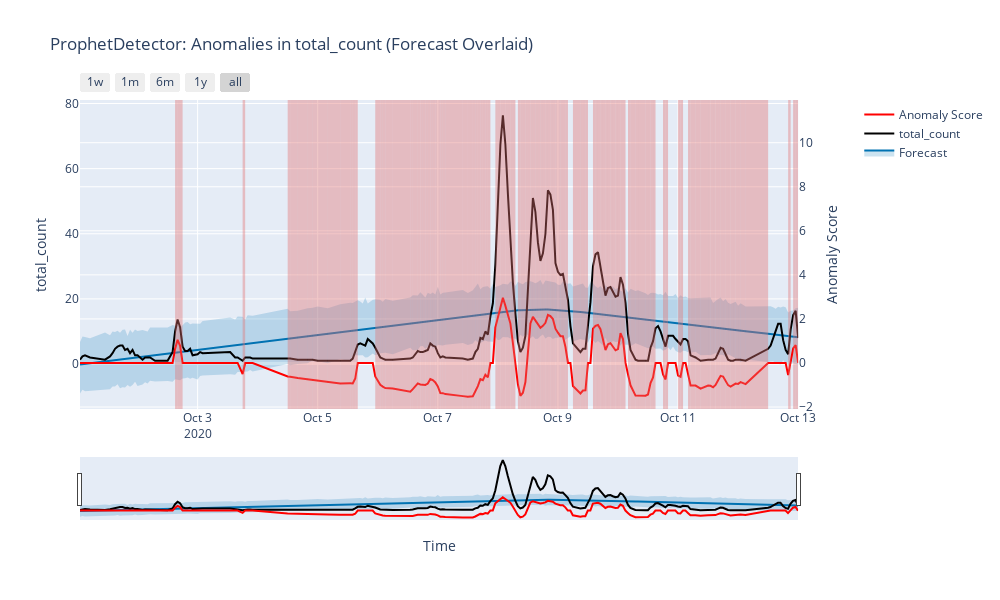

Write notebook code for a chart like this one.
### Code cell
from merlion.transform.moving_average import MovingAverage
from merlion.post_process.threshold import Threshold

prophet_config = ProphetDetectorConfig(
    threshold=Threshold(alm_threshold=0.5),
    transform=MovingAverage(n_steps=3),
    yearly_seasonality=False,
    weekly_seasonality=False,
    daily_seasonality=False,
    add_seasonality=False,  
    uncertainty_samples=1000
)

anomaly_scores = detect_anomalies(
    df_timeseries, 
    "total_count",
    model=ProphetDetector(prophet_config)
)

### Figure 1 — Plotly figure (JSON) as saved in the notebook; plotly's stock layout.template omitted (floating-point values rounded to 4 significant figures; data arrays with more than 128 entries replaced by an {"elided": "..."} marker saying what was removed)
{"data": [{"hoverinfo": "skip", "line": {"width": 0}, "mode": "lines", "showlegend": false, "type": "scatter", "x": {"elided": "194 str values"}, "y": {"elided": "194 float values"}}, {"fill": "tonexty", "fillcolor": "rgba(0, 114, 178, 0.2)", "line": {"color": "#0072B2", "width": 2}, "mode": "lines", "name": "Forecast", "type": "scatter", "x": {"elided": "194 str values"}, "y": {"elided": "194 float values"}}, {"fill": "tonexty", "fillcolor": "rgba(0, 114, 178, 0.2)", "hoverinfo": "skip", "line": {"width": 0}, "mode": "lines", "showlegend": false, "type": "scatter", "x": {"elided": "194 str values"}, "y": {"elided": "194 float values"}}, {"line": {"color": "black", "width": 2}, "mode": "lines", "name": "total_count", "type": "scatter", "x": {"elided": "194 str values"}, "y": {"elided": "194 float values"}}, {"line": {"color": "red", "width": 2}, "mode": "lines", "name": "Anomaly Score", "type": "scatter", "x": {"elided": "194 str values"}, "xaxis": "x", "y": {"elided": "194 float values"}, "yaxis": "y2"}], "layout": {"height": 600, "shapes": [{"fillcolor": "#e07070", "line": {"width": 0}, "opacity": 0.4, "type": "rect", "x0": "2020-10-02T15:00:00", "x1": "2020-10-02T16:00:00", "xref": "x", "y0": 0, "y1": 1, "yref": "y domain"}, {"fillcolor": "#e07070", "line": {"width": 0}, "opacity": 0.4, "type": "rect", "x0": "2020-10-02T16:00:00", "x1": "2020-10-02T17:00:00", "xref": "x", "y0": 0, "y1": 1, "yref": "y domain"}, {"fillcolor": "#e07070", "line": {"width": 0}, "opacity": 0.4, "type": "rect", "x0": "2020-10-02T17:00:00", "x1": "2020-10-02T18:00:00", "xref": "x", "y0": 0, "y1": 1, "yref": "y domain"}, {"fillcolor": "#e07070", "line": {"width": 0}, "opacity": 0.4, "type": "rect", "x0": "2020-10-03T18:00:00", "x1": "2020-10-03T19:00:00", "xref": "x", "y0": 0, "y1": 1, "yref": "y domain"}, {"fillcolor": "#e07070", "line": {"width": 0}, "opacity": 0.4, "type": "rect", "x0": "2020-10-04T12:00:00", "x1": "2020-10-04T13:00:00", "xref": "x", "y0": 0, "y1": 1, "yref": "y domain"}, {"fillcolor": "#e07070", "line": {"width": 0}, "opacity": 0.4, "type": "rect", "x0": "2020-10-04T13:00:00", "x1": "2020-10-04T16:00:00", "xref": "x", "y0": 0, "y1": 1, "yref": "y domain"}, {"fillcolor": "#e07070", "line": {"width": 0}, "opacity": 0.4, "type": "rect", "x0": "2020-10-04T16:00:00", "x1": "2020-10-04T20:00:00", "xref": "x", "y0": 0, "y1": 1, "yref": "y domain"}, {"fillcolor": "#e07070", "line": {"width": 0}, "opacity": 0.4, "type": "rect", "x0": "2020-10-04T20:00:00", "x1": "2020-10-04T22:00:00", "xref": "x", "y0": 0, "y1": 1, "yref": "y domain"}, {"fillcolor": "#e07070", "line": {"width": 0}, "opacity": 0.4, "type": "rect", "x0": "2020-10-04T22:00:00", "x1": "2020-10-05T00:00:00", "xref": "x", "y0": 0, "y1": 1, "yref": "y domain"}, {"fillcolor": "#e07070", "line": {"width": 0}, "opacity": 0.4, "type": "rect", "x0": "2020-10-05T00:00:00", "x1": "2020-10-05T04:00:00", "xref": "x", "y0": 0, "y1": 1, "yref": "y domain"}, {"fillcolor": "#e07070", "line": {"width": 0}, "opacity": 0.4, "type": "rect", "x0": "2020-10-05T04:00:00", "x1": "2020-10-05T09:00:00", "xref": "x", "y0": 0, "y1": 1, "yref": "y domain"}, {"fillcolor": "#e07070", "line": {"width": 0}, "opacity": 0.4, "type": "rect", "x0": "2020-10-05T09:00:00", "x1": "2020-10-05T13:00:00", "xref": "x", "y0": 0, "y1": 1, "yref": "y domain"}, {"fillcolor": "#e07070", "line": {"width": 0}, "opacity": 0.4, "type": "rect", "x0": "2020-10-05T13:00:00", "x1": "2020-10-05T14:00:00", "xref": "x", "y0": 0, "y1": 1, "yref": "y domain"}, {"fillcolor": "#e07070", "line": {"width": 0}, "opacity": 0.4, "type": "rect", "x0": "2020-10-05T14:00:00", "x1": "2020-10-05T15:00:00", "xref": "x", "y0": 0, "y1": 1, "yref": "y domain"}, {"fillcolor": "#e07070", "line": {"width": 0}, "opacity": 0.4, "type": "rect", "x0": "2020-10-05T15:00:00", "x1": "2020-10-05T16:00:00", "xref": "x", "y0": 0, "y1": 1, "yref": "y domain"}, {"fillcolor": "#e07070", "line": {"width": 0}, "opacity": 0.4, "type": "rect", "x0": "2020-10-05T23:00:00", "x1": "2020-10-06T01:00:00", "xref": "x", "y0": 0, "y1": 1, "yref": "y domain"}, {"fillcolor": "#e07070", "line": {"width": 0}, "opacity": 0.4, "type": "rect", "x0": "2020-10-06T01:00:00", "x1": "2020-10-06T02:00:00", "xref": "x", "y0": 0, "y1": 1, "yref": "y domain"}, {"fillcolor": "#e07070", "line": {"width": 0}, "opacity": 0.4, "type": "rect", "x0": "2020-10-06T02:00:00", "x1": "2020-10-06T03:00:00", "xref": "x", "y0": 0, "y1": 1, "yref": "y domain"}, {"fillcolor": "#e07070", "line": {"width": 0}, "opacity": 0.4, "type": "rect", "x0": "2020-10-06T03:00:00", "x1": "2020-10-06T06:00:00", "xref": "x", "y0": 0, "y1": 1, "yref": "y domain"}, {"fillcolor": "#e07070", "line": {"width": 0}, "opacity": 0.4, "type": "rect", "x0": "2020-10-06T06:00:00", "x1": "2020-10-06T13:00:00", "xref": "x", "y0": 0, "y1": 1, "yref": "y domain"}, {"fillcolor": "#e07070", "line": {"width": 0}, "opacity": 0.4, "type": "rect", "x0": "2020-10-06T13:00:00", "x1": "2020-10-06T14:00:00", "xref": "x", "y0": 0, "y1": 1, "yref": "y domain"}, {"fillcolor": "#e07070", "line": {"width": 0}, "opacity": 0.4, "type": "rect", "x0": "2020-10-06T14:00:00", "x1": "2020-10-06T16:00:00", "xref": "x", "y0": 0, "y1": 1, "yref": "y domain"}, {"fillcolor": "#e07070", "line": {"width": 0}, "opacity": 0.4, "type": "rect", "x0": "2020-10-06T16:00:00", "x1": "2020-10-06T17:00:00", "xref": "x", "y0": 0, "y1": 1, "yref": "y domain"}, {"fillcolor": "#e07070", "line": {"width": 0}, "opacity": 0.4, "type": "rect", "x0": "2020-10-06T17:00:00", "x1": "2020-10-06T18:00:00", "xref": "x", "y0": 0, "y1": 1, "yref": "y domain"}, {"fillcolor": "#e07070", "line": {"width": 0}, "opacity": 0.4, "type": "rect", "x0": "2020-10-06T18:00:00", "x1": "2020-10-06T19:00:00", "xref": "x", "y0": 0, "y1": 1, "yref": "y domain"}, {"fillcolor": "#e07070", "line": {"width": 0}, "opacity": 0.4, "type": "rect", "x0": "2020-10-06T19:00:00", "x1": "2020-10-06T20:00:00", "xref": "x", "y0": 0, "y1": 1, "yref": "y domain"}, {"fillcolor": "#e07070", "line": {"width": 0}, "opacity": 0.4, "type": "rect", "x0": "2020-10-06T20:00:00", "x1": "2020-10-06T21:00:00", "xref": "x", "y0": 0, "y1": 1, "yref": "y domain"}, {"fillcolor": "#e07070", "line": {"width": 0}, "opacity": 0.4, "type": "rect", "x0": "2020-10-06T21:00:00", "x1": "2020-10-06T22:00:00", "xref": "x", "y0": 0, "y1": 1, "yref": "y domain"}, {"fillcolor": "#e07070", "line": {"width": 0}, "opacity": 0.4, "type": "rect", "x0": "2020-10-06T22:00:00", "x1": "2020-10-06T23:00:00", "xref": "x", "y0": 0, "y1": 1, "yref": "y domain"}, {"fillcolor": "#e07070", "line": {"width": 0}, "opacity": 0.4, "type": "rect", "x0": "2020-10-06T23:00:00", "x1": "2020-10-07T00:00:00", "xref": "x", "y0": 0, "y1": 1, "yref": "y domain"}, {"fillcolor": "#e07070", "line": {"width": 0}, "opacity": 0.4, "type": "rect", "x0": "2020-10-07T00:00:00", "x1": "2020-10-07T01:00:00", "xref": "x", "y0": 0, "y1": 1, "yref": "y domain"}, {"fillcolor": "#e07070", "line": {"width": 0}, "opacity": 0.4, "type": "rect", "x0": "2020-10-07T01:00:00", "x1": "2020-10-07T02:00:00", "xref": "x", "y0": 0, "y1": 1, "yref": "y domain"}, {"fillcolor": "#e07070", "line": {"width": 0}, "opacity": 0.4, "type": "rect", "x0": "2020-10-07T02:00:00", "x1": "2020-10-07T03:00:00", "xref": "x", "y0": 0, "y1": 1, "yref": "y domain"}, {"fillcolor": "#e07070", "line": {"width": 0}, "opacity": 0.4, "type": "rect", "x0": "2020-10-07T03:00:00", "x1": "2020-10-07T10:00:00", "xref": "x", "y0": 0, "y1": 1, "yref": "y domain"}, {"fillcolor": "#e07070", "line": {"width": 0}, "opacity": 0.4, "type": "rect", "x0": "2020-10-07T10:00:00", "x1": "2020-10-07T12:00:00", "xref": "x", "y0": 0, "y1": 1, "yref": "y domain"}, {"fillcolor": "#e07070", "line": {"width": 0}, "opacity": 0.4, "type": "rect", "x0": "2020-10-07T12:00:00", "x1": "2020-10-07T14:00:00", "xref": "x", "y0": 0, "y1": 1, "yref": "y domain"}, {"fillcolor": "#e07070", "line": {"width": 0}, "opacity": 0.4, "type": "rect", "x0": "2020-10-07T14:00:00", "x1": "2020-10-07T15:00:00", "xref": "x", "y0": 0, "y1": 1, "yref": "y domain"}, {"fillcolor": "#e07070", "line": {"width": 0}, "opacity": 0.4, "type": "rect", "x0": "2020-10-07T15:00:00", "x1": "2020-10-07T16:00:00", "xref": "x", "y0": 0, "y1": 1, "yref": "y domain"}, {"fillcolor": "#e07070", "line": {"width": 0}, "opacity": 0.4, "type": "rect", "x0": "2020-10-07T16:00:00", "x1": "2020-10-07T17:00:00", "xref": "x", "y0": 0, "y1": 1, "yref": "y domain"}, {"fillcolor": "#e07070", "line": {"width": 0}, "opacity": 0.4, "type": "rect", "x0": "2020-10-07T17:00:00", "x1": "2020-10-07T18:00:00", "xref": "x", "y0": 0, "y1": 1, "yref": "y domain"}, {"fillcolor": "#e07070", "line": {"width": 0}, "opacity": 0.4, "type": "rect", "x0": "2020-10-07T18:00:00", "x1": "2020-10-07T19:00:00", "xref": "x", "y0": 0, "y1": 1, "yref": "y domain"}, {"fillcolor": "#e07070", "line": {"width": 0}, "opacity": 0.4, "type": "rect", "x0": "2020-10-07T19:00:00", "x1": "2020-10-07T20:00:00", "xref": "x", "y0": 0, "y1": 1, "yref": "y domain"}, {"fillcolor": "#e07070", "line": {"width": 0}, "opacity": 0.4, "type": "rect", "x0": "2020-10-07T20:00:00", "x1": "2020-10-07T21:00:00", "xref": "x", "y0": 0, "y1": 1, "yref": "y domain"}, {"fillcolor": "#e07070", "line": {"width": 0}, "opacity": 0.4, "type": "rect", "x0": "2020-10-07T23:00:00", "x1": "2020-10-08T00:00:00", "xref": "x", "y0": 0, "y1": 1, "yref": "y domain"}, {"fillcolor": "#e07070", "line": {"width": 0}, "opacity": 0.4, "type": "rect", "x0": "2020-10-08T00:00:00", "x1": "2020-10-08T01:00:00", "xref": "x", "y0": 0, "y1": 1, "yref": "y domain"}, {"fillcolor": "#e07070", "line": {"width": 0}, "opacity": 0.4, "type": "rect", "x0": "2020-10-08T01:00:00", "x1": "2020-10-08T02:00:00", "xref": "x", "y0": 0, "y1": 1, "yref": "y domain"}, {"fillcolor": "#e07070", "line": {"width": 0}, "opacity": 0.4, "type": "rect", "x0": "2020-10-08T02:00:00", "x1": "2020-10-08T03:00:00", "xref": "x", "y0": 0, "y1": 1, "yref": "y domain"}, {"fillcolor": "#e07070", "line": {"width": 0}, "opacity": 0.4, "type": "rect", "x0": "2020-10-08T03:00:00", "x1": "2020-10-08T04:00:00", "xref": "x", "y0": 0, "y1": 1, "yref": "y domain"}, {"fillcolor": "#e07070", "line": {"width": 0}, "opacity": 0.4, "type": "rect", "x0": "2020-10-08T04:00:00", "x1": "2020-10-08T05:00:00", "xref": "x", "y0": 0, "y1": 1, "yref": "y domain"}, {"fillcolor": "#e07070", "line": {"width": 0}, "opacity": 0.4, "type": "rect", "x0": "2020-10-08T05:00:00", "x1": "2020-10-08T06:00:00", "xref": "x", "y0": 0, "y1": 1, "yref": "y domain"}, {"fillcolor": "#e07070", "line": {"width": 0}, "opacity": 0.4, "type": "rect", "x0": "2020-10-08T06:00:00", "x1": "2020-10-08T07:00:00", "xref": "x", "y0": 0, "y1": 1, "yref": "y domain"}, {"fillcolor": "#e07070", "line": {"width": 0}, "opacity": 0.4, "type": "rect", "x0": "2020-10-08T08:00:00", "x1": "2020-10-08T09:00:00", "xref": "x", "y0": 0, "y1": 1, "yref": "y domain"}, {"fillcolor": "#e07070", "line": {"width": 0}, "opacity": 0.4, "type": "rect", "x0": "2020-10-08T09:00:00", "x1": "2020-10-08T10:00:00", "xref": "x", "y0": 0, "y1": 1, "yref": "y domain"}, {"fillcolor": "#e07070", "line": {"width": 0}, "opacity": 0.4, "type": "rect", "x0": "2020-10-08T10:00:00", "x1": "2020-10-08T11:00:00", "xref": "x", "y0": 0, "y1": 1, "yref": "y domain"}, {"fillcolor": "#e07070", "line": {"width": 0}, "opacity": 0.4, "type": "rect", "x0": "2020-10-08T11:00:00", "x1": "2020-10-08T12:00:00", "xref": "x", "y0": 0, "y1": 1, "yref": "y domain"}, {"fillcolor": "#e07070", "line": {"width": 0}, "opacity": 0.4, "type": "rect", "x0": "2020-10-08T12:00:00", "x1": "2020-10-08T13:00:00", "xref": "x", "y0": 0, "y1": 1, "yref": "y domain"}, {"fillcolor": "#e07070", "line": {"width": 0}, "opacity": 0.4, "type": "rect", "x0": "2020-10-08T13:00:00", "x1": "2020-10-08T14:00:00", "xref": "x", "y0": 0, "y1": 1, "yref": "y domain"}, {"fillcolor": "#e07070", "line": {"width": 0}, "opacity": 0.4, "type": "rect", "x0": "2020-10-08T14:00:00", "x1": "2020-10-08T15:00:00", "xref": "x", "y0": 0, "y1": 1, "yref": "y domain"}, {"fillcolor": "#e07070", "line": {"width": 0}, "opacity": 0.4, "type": "rect", "x0": "2020-10-08T15:00:00", "x1": "2020-10-08T16:00:00", "xref": "x", "y0": 0, "y1": 1, "yref": "y domain"}, {"fillcolor": "#e07070", "line": {"width": 0}, "opacity": 0.4, "type": "rect", "x0": "2020-10-08T16:00:00", "x1": "2020-10-08T17:00:00", "xref": "x", "y0": 0, "y1": 1, "yref": "y domain"}, {"fillcolor": "#e07070", "line": {"width": 0}, "opacity": 0.4, "type": "rect", "x0": "2020-10-08T17:00:00", "x1": "2020-10-08T18:00:00", "xref": "x", "y0": 0, "y1": 1, "yref": "y domain"}, {"fillcolor": "#e07070", "line": {"width": 0}, "opacity": 0.4, "type": "rect", "x0": "2020-10-08T18:00:00", "x1": "2020-10-08T19:00:00", "xref": "x", "y0": 0, "y1": 1, "yref": "y domain"}, {"fillcolor": "#e07070", "line": {"width": 0}, "opacity": 0.4, "type": "rect", "x0": "2020-10-08T19:00:00", "x1": "2020-10-08T20:00:00", "xref": "x", "y0": 0, "y1": 1, "yref": "y domain"}, {"fillcolor": "#e07070", "line": {"width": 0}, "opacity": 0.4, "type": "rect", "x0": "2020-10-08T20:00:00", "x1": "2020-10-08T21:00:00", "xref": "x", "y0": 0, "y1": 1, "yref": "y domain"}, {"fillcolor": "#e07070", "line": {"width": 0}, "opacity": 0.4, "type": "rect", "x0": "2020-10-08T21:00:00", "x1": "2020-10-08T22:00:00", "xref": "x", "y0": 0, "y1": 1, "yref": "y domain"}, {"fillcolor": "#e07070", "line": {"width": 0}, "opacity": 0.4, "type": "rect", "x0": "2020-10-08T22:00:00", "x1": "2020-10-08T23:00:00", "xref": "x", "y0": 0, "y1": 1, "yref": "y domain"}, {"fillcolor": "#e07070", "line": {"width": 0}, "opacity": 0.4, "type": "rect", "x0": "2020-10-08T23:00:00", "x1": "2020-10-09T00:00:00", "xref": "x", "y0": 0, "y1": 1, "yref": "y domain"}, {"fillcolor": "#e07070", "line": {"width": 0}, "opacity": 0.4, "type": "rect", "x0": "2020-10-09T00:00:00", "x1": "2020-10-09T01:00:00", "xref": "x", "y0": 0, "y1": 1, "yref": "y domain"}, {"fillcolor": "#e07070", "line": {"width": 0}, "opacity": 0.4, "type": "rect", "x0": "2020-10-09T01:00:00", "x1": "2020-10-09T02:00:00", "xref": "x", "y0": 0, "y1": 1, "yref": "y domain"}, {"fillcolor": "#e07070", "line": {"width": 0}, "opacity": 0.4, "type": "rect", "x0": "2020-10-09T02:00:00", "x1": "2020-10-09T03:00:00", "xref": "x", "y0": 0, "y1": 1, "yref": "y domain"}, {"fillcolor": "#e07070", "line": {"width": 0}, "opacity": 0.4, "type": "rect", "x0": "2020-10-09T03:00:00", "x1": "2020-10-09T04:00:00", "xref": "x", "y0": 0, "y1": 1, "yref": "y domain"}, {"fillcolor": "#e07070", "line": {"width": 0}, "opacity": 0.4, "type": "rect", "x0": "2020-10-09T06:00:00", "x1": "2020-10-09T09:00:00", "xref": "x", "y0": 0, "y1": 1, "yref": "y domain"}, {"fillcolor": "#e07070", "line": {"width": 0}, "opacity": 0.4, "type": "rect", "x0": "2020-10-09T09:00:00", "x1": "2020-10-09T10:00:00", "xref": "x", "y0": 0, "y1": 1, "yref": "y domain"}, {"fillcolor": "#e07070", "line": {"width": 0}, "opacity": 0.4, "type": "rect", "x0": "2020-10-09T10:00:00", "x1": "2020-10-09T11:00:00", "xref": "x", "y0": 0, "y1": 1, "yref": "y domain"}, {"fillcolor": "#e07070", "line": {"width": 0}, "opacity": 0.4, "type": "rect", "x0": "2020-10-09T11:00:00", "x1": "2020-10-09T12:00:00", "xref": "x", "y0": 0, "y1": 1, "yref": "y domain"}, {"fillcolor": "#e07070", "line": {"width": 0}, "opacity": 0.4, "type": "rect", "x0": "2020-10-09T14:00:00", "x1": "2020-10-09T15:00:00", "xref": "x", "y0": 0, "y1": 1, "yref": "y domain"}, {"fillcolor": "#e07070", "line": {"width": 0}, "opacity": 0.4, "type": "rect", "x0": "2020-10-09T15:00:00", "x1": "2020-10-09T16:00:00", "xref": "x", "y0": 0, "y1": 1, "yref": "y domain"}, {"fillcolor": "#e07070", "line": {"width": 0}, "opacity": 0.4, "type": "rect", "x0": "2020-10-09T16:00:00", "x1": "2020-10-09T17:00:00", "xref": "x", "y0": 0, "y1": 1, "yref": "y domain"}, {"fillcolor": "#e07070", "line": {"width": 0}, "opacity": 0.4, "type": "rect", "x0": "2020-10-09T17:00:00", "x1": "2020-10-09T18:00:00", "xref": "x", "y0": 0, "y1": 1, "yref": "y domain"}, {"fillcolor": "#e07070", "line": {"width": 0}, "opacity": 0.4, "type": "rect", "x0": "2020-10-09T18:00:00", "x1": "2020-10-09T19:00:00", "xref": "x", "y0": 0, "y1": 1, "yref": "y domain"}, {"fillcolor": "#e07070", "line": {"width": 0}, "opacity": 0.4, "type": "rect", "x0": "2020-10-09T19:00:00", "x1": "2020-10-09T20:00:00", "xref": "x", "y0": 0, "y1": 1, "yref": "y domain"}, {"fillcolor": "#e07070", "line": {"width": 0}, "opacity": 0.4, "type": "rect", "x0": "2020-10-09T20:00:00", "x1": "2020-10-09T21:00:00", "xref": "x", "y0": 0, "y1": 1, "yref": "y domain"}, {"fillcolor": "#e07070", "line": {"width": 0}, "opacity": 0.4, "type": "rect", "x0": "2020-10-09T21:00:00", "x1": "2020-10-09T22:00:00", "xref": "x", "y0": 0, "y1": 1, "yref": "y domain"}, {"fillcolor": "#e07070", "line": {"width": 0}, "opacity": 0.4, "type": "rect", "x0": "2020-10-09T22:00:00", "x1": "2020-10-09T23:00:00", "xref": "x", "y0": 0, "y1": 1, "yref": "y domain"}, {"fillcolor": "#e07070", "line": {"width": 0}, "opacity": 0.4, "type": "rect", "x0": "2020-10-09T23:00:00", "x1": "2020-10-10T00:00:00", "xref": "x", "y0": 0, "y1": 1, "yref": "y domain"}, {"fillcolor": "#e07070", "line": {"width": 0}, "opacity": 0.4, "type": "rect", "x0": "2020-10-10T00:00:00", "x1": "2020-10-10T01:00:00", "xref": "x", "y0": 0, "y1": 1, "yref": "y domain"}, {"fillcolor": "#e07070", "line": {"width": 0}, "opacity": 0.4, "type": "rect", "x0": "2020-10-10T01:00:00", "x1": "2020-10-10T02:00:00", "xref": "x", "y0": 0, "y1": 1, "yref": "y domain"}, {"fillcolor": "#e07070", "line": {"width": 0}, "opacity": 0.4, "type": "rect", "x0": "2020-10-10T02:00:00", "x1": "2020-10-10T03:00:00", "xref": "x", "y0": 0, "y1": 1, "yref": "y domain"}, {"fillcolor": "#e07070", "line": {"width": 0}, "opacity": 0.4, "type": "rect", "x0": "2020-10-10T04:00:00", "x1": "2020-10-10T05:00:00", "xref": "x", "y0": 0, "y1": 1, "yref": "y domain"}, {"fillcolor": "#e07070", "line": {"width": 0}, "opacity": 0.4, "type": "rect", "x0": "2020-10-10T05:00:00", "x1": "2020-10-10T07:00:00", "xref": "x", "y0": 0, "y1": 1, "yref": "y domain"}, {"fillcolor": "#e07070", "line": {"width": 0}, "opacity": 0.4, "type": "rect", "x0": "2020-10-10T07:00:00", "x1": "2020-10-10T08:00:00", "xref": "x", "y0": 0, "y1": 1, "yref": "y domain"}, {"fillcolor": "#e07070", "line": {"width": 0}, "opacity": 0.4, "type": "rect", "x0": "2020-10-10T08:00:00", "x1": "2020-10-10T11:00:00", "xref": "x", "y0": 0, "y1": 1, "yref": "y domain"}, {"fillcolor": "#e07070", "line": {"width": 0}, "opacity": 0.4, "type": "rect", "x0": "2020-10-10T11:00:00", "x1": "2020-10-10T12:00:00", "xref": "x", "y0": 0, "y1": 1, "yref": "y domain"}, {"fillcolor": "#e07070", "line": {"width": 0}, "opacity": 0.4, "type": "rect", "x0": "2020-10-10T12:00:00", "x1": "2020-10-10T13:00:00", "xref": "x", "y0": 0, "y1": 1, "yref": "y domain"}, {"fillcolor": "#e07070", "line": {"width": 0}, "opacity": 0.4, "type": "rect", "x0": "2020-10-10T13:00:00", "x1": "2020-10-10T14:00:00", "xref": "x", "y0": 0, "y1": 1, "yref": "y domain"}, {"fillcolor": "#e07070", "line": {"width": 0}, "opacity": 0.4, "type": "rect", "x0": "2020-10-10T14:00:00", "x1": "2020-10-10T15:00:00", "xref": "x", "y0": 0, "y1": 1, "yref": "y domain"}, {"fillcolor": "#e07070", "line": {"width": 0}, "opacity": 0.4, "type": "rect", "x0": "2020-10-10T18:00:00", "x1": "2020-10-10T19:00:00", "xref": "x", "y0": 0, "y1": 1, "yref": "y domain"}, {"fillcolor": "#e07070", "line": {"width": 0}, "opacity": 0.4, "type": "rect", "x0": "2020-10-10T19:00:00", "x1": "2020-10-10T20:00:00", "xref": "x", "y0": 0, "y1": 1, "yref": "y domain"}, {"fillcolor": "#e07070", "line": {"width": 0}, "opacity": 0.4, "type": "rect", "x0": "2020-10-11T00:00:00", "x1": "2020-10-11T01:00:00", "xref": "x", "y0": 0, "y1": 1, "yref": "y domain"}, {"fillcolor": "#e07070", "line": {"width": 0}, "opacity": 0.4, "type": "rect", "x0": "2020-10-11T01:00:00", "x1": "2020-10-11T02:00:00", "xref": "x", "y0": 0, "y1": 1, "yref": "y domain"}, {"fillcolor": "#e07070", "line": {"width": 0}, "opacity": 0.4, "type": "rect", "x0": "2020-10-11T04:00:00", "x1": "2020-10-11T05:00:00", "xref": "x", "y0": 0, "y1": 1, "yref": "y domain"}, {"fillcolor": "#e07070", "line": {"width": 0}, "opacity": 0.4, "type": "rect", "x0": "2020-10-11T05:00:00", "x1": "2020-10-11T07:00:00", "xref": "x", "y0": 0, "y1": 1, "yref": "y domain"}, {"fillcolor": "#e07070", "line": {"width": 0}, "opacity": 0.4, "type": "rect", "x0": "2020-10-11T07:00:00", "x1": "2020-10-11T09:00:00", "xref": "x", "y0": 0, "y1": 1, "yref": "y domain"}, {"fillcolor": "#e07070", "line": {"width": 0}, "opacity": 0.4, "type": "rect", "x0": "2020-10-11T09:00:00", "x1": "2020-10-11T12:00:00", "xref": "x", "y0": 0, "y1": 1, "yref": "y domain"}, {"fillcolor": "#e07070", "line": {"width": 0}, "opacity": 0.4, "type": "rect", "x0": "2020-10-11T12:00:00", "x1": "2020-10-11T13:00:00", "xref": "x", "y0": 0, "y1": 1, "yref": "y domain"}, {"fillcolor": "#e07070", "line": {"width": 0}, "opacity": 0.4, "type": "rect", "x0": "2020-10-11T13:00:00", "x1": "2020-10-11T14:00:00", "xref": "x", "y0": 0, "y1": 1, "yref": "y domain"}, {"fillcolor": "#e07070", "line": {"width": 0}, "opacity": 0.4, "type": "rect", "x0": "2020-10-11T14:00:00", "x1": "2020-10-11T15:00:00", "xref": "x", "y0": 0, "y1": 1, "yref": "y domain"}, {"fillcolor": "#e07070", "line": {"width": 0}, "opacity": 0.4, "type": "rect", "x0": "2020-10-11T15:00:00", "x1": "2020-10-11T16:00:00", "xref": "x", "y0": 0, "y1": 1, "yref": "y domain"}, {"fillcolor": "#e07070", "line": {"width": 0}, "opacity": 0.4, "type": "rect", "x0": "2020-10-11T16:00:00", "x1": "2020-10-11T17:00:00", "xref": "x", "y0": 0, "y1": 1, "yref": "y domain"}, {"fillcolor": "#e07070", "line": {"width": 0}, "opacity": 0.4, "type": "rect", "x0": "2020-10-11T17:00:00", "x1": "2020-10-11T18:00:00", "xref": "x", "y0": 0, "y1": 1, "yref": "y domain"}, {"fillcolor": "#e07070", "line": {"width": 0}, "opacity": 0.4, "type": "rect", "x0": "2020-10-11T18:00:00", "x1": "2020-10-11T19:00:00", "xref": "x", "y0": 0, "y1": 1, "yref": "y domain"}, {"fillcolor": "#e07070", "line": {"width": 0}, "opacity": 0.4, "type": "rect", "x0": "2020-10-11T19:00:00", "x1": "2020-10-11T20:00:00", "xref": "x", "y0": 0, "y1": 1, "yref": "y domain"}, {"fillcolor": "#e07070", "line": {"width": 0}, "opacity": 0.4, "type": "rect", "x0": "2020-10-11T20:00:00", "x1": "2020-10-11T21:00:00", "xref": "x", "y0": 0, "y1": 1, "yref": "y domain"}, {"fillcolor": "#e07070", "line": {"width": 0}, "opacity": 0.4, "type": "rect", "x0": "2020-10-11T21:00:00", "x1": "2020-10-11T22:00:00", "xref": "x", "y0": 0, "y1": 1, "yref": "y domain"}, {"fillcolor": "#e07070", "line": {"width": 0}, "opacity": 0.4, "type": "rect", "x0": "2020-10-11T22:00:00", "x1": "2020-10-11T23:00:00", "xref": "x", "y0": 0, "y1": 1, "yref": "y domain"}, {"fillcolor": "#e07070", "line": {"width": 0}, "opacity": 0.4, "type": "rect", "x0": "2020-10-11T23:00:00", "x1": "2020-10-12T00:00:00", "xref": "x", "y0": 0, "y1": 1, "yref": "y domain"}, {"fillcolor": "#e07070", "line": {"width": 0}, "opacity": 0.4, "type": "rect", "x0": "2020-10-12T00:00:00", "x1": "2020-10-12T01:00:00", "xref": "x", "y0": 0, "y1": 1, "yref": "y domain"}, {"fillcolor": "#e07070", "line": {"width": 0}, "opacity": 0.4, "type": "rect", "x0": "2020-10-12T01:00:00", "x1": "2020-10-12T03:00:00", "xref": "x", "y0": 0, "y1": 1, "yref": "y domain"}, {"fillcolor": "#e07070", "line": {"width": 0}, "opacity": 0.4, "type": "rect", "x0": "2020-10-12T03:00:00", "x1": "2020-10-12T12:00:00", "xref": "x", "y0": 0, "y1": 1, "yref": "y domain"}, {"fillcolor": "#e07070", "line": {"width": 0}, "opacity": 0.4, "type": "rect", "x0": "2020-10-12T20:00:00", "x1": "2020-10-12T21:00:00", "xref": "x", "y0": 0, "y1": 1, "yref": "y domain"}, {"fillcolor": "#e07070", "line": {"width": 0}, "opacity": 0.4, "type": "rect", "x0": "2020-10-12T22:00:00", "x1": "2020-10-12T23:00:00", "xref": "x", "y0": 0, "y1": 1, "yref": "y domain"}, {"fillcolor": "#e07070", "line": {"width": 0}, "opacity": 0.4, "type": "rect", "x0": "2020-10-12T23:00:00", "x1": "2020-10-13T00:00:00", "xref": "x", "y0": 0, "y1": 1, "yref": "y domain"}], "showlegend": true, "title": {"text": "ProphetDetector: Anomalies in total_count (Forecast Overlaid)"}, "width": 1000, "xaxis": {"anchor": "y", "domain": [0, 0.94], "rangeselector": {"buttons": [{"count": 7, "label": "1w", "step": "day", "stepmode": "backward"}, {"count": 1, "label": "1m", "step": "month", "stepmode": "backward"}, {"count": 6, "label": "6m", "step": "month", "stepmode": "backward"}, {"count": 1, "label": "1y", "step": "year", "stepmode": "backward"}, {"step": "all"}]}, "rangeslider": {"visible": true}, "title": {"text": "Time"}, "type": "date"}, "yaxis": {"anchor": "x", "domain": [0, 1], "title": {"text": "total_count"}}, "yaxis2": {"anchor": "x", "overlaying": "y", "range": [-2.09, 11.94], "side": "right", "title": {"text": "Anomaly Score"}}}}
